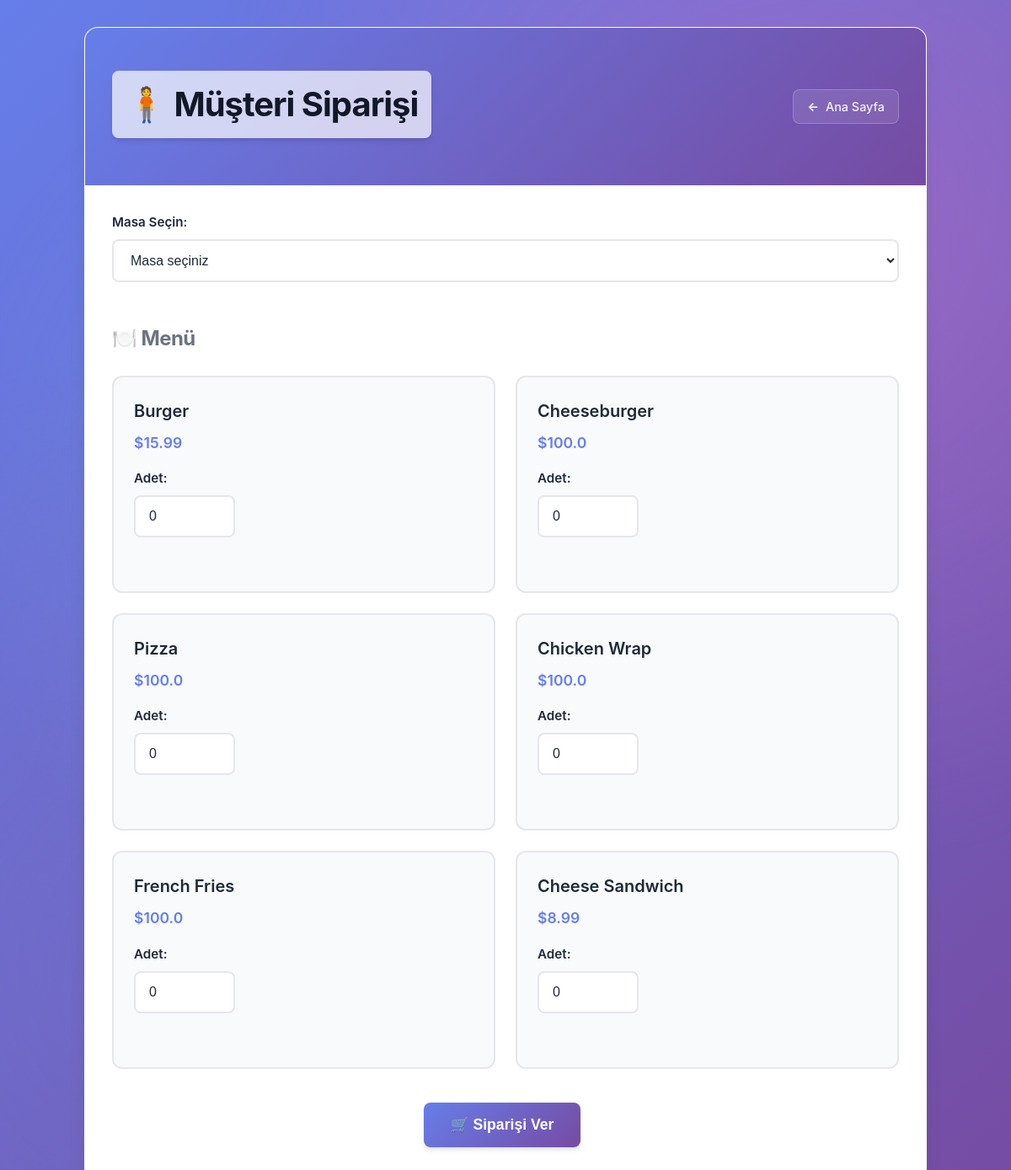
Before: /customer with the older database file.
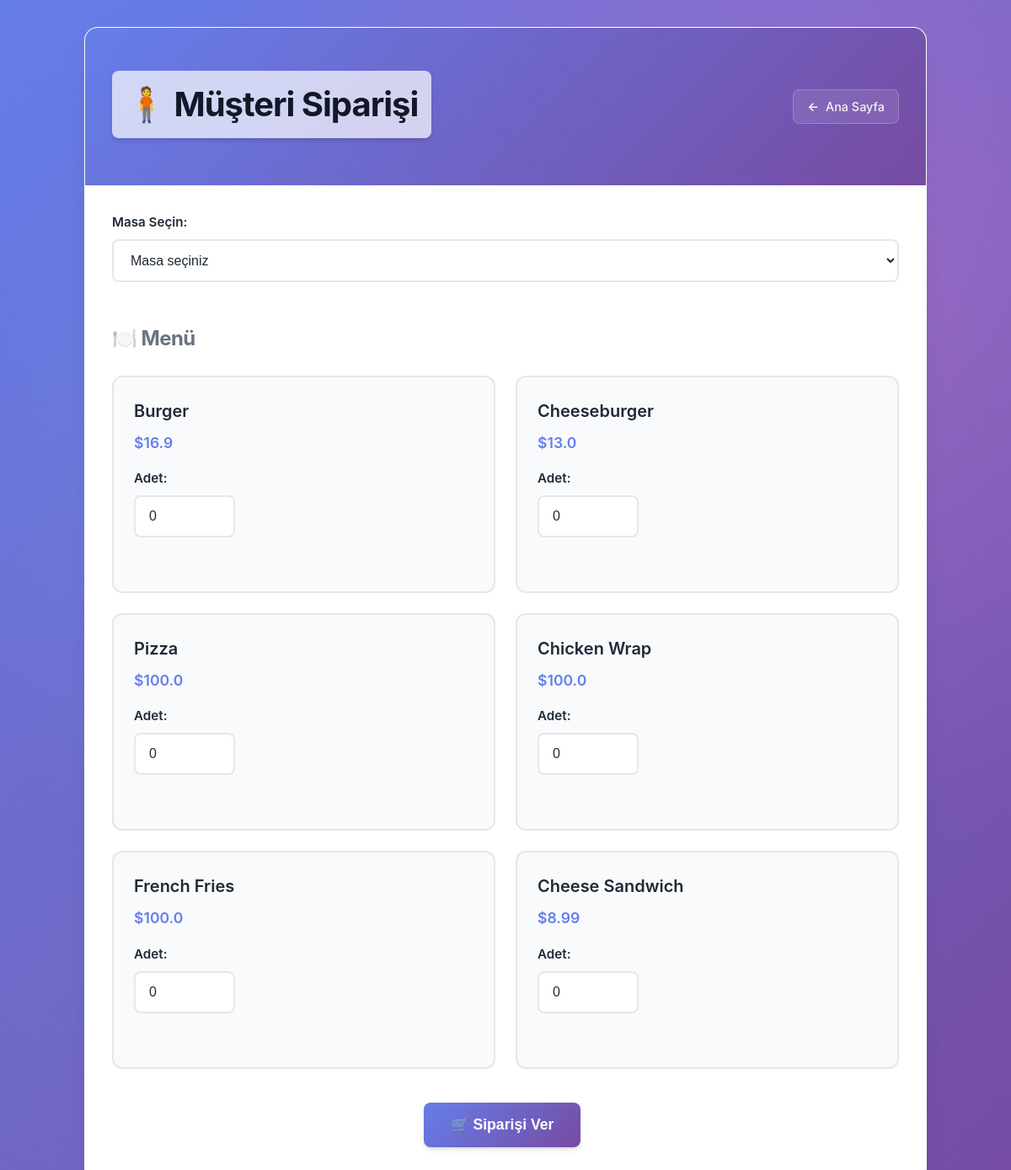
After: the same page with the newer database file.
### app/models.py (models this page shows)
class MenuItem(Base):
    __tablename__ = "menu_items"
    id = Column(Integer, primary_key=True)
    name = Column(String, unique=True, nullable=False)
    price = Column(Float, nullable=False)
    ingredients = relationship(
        "Ingredient",
        secondary=menuitem_ingredient_table,
        backref="menu_items"
    )

### main.py (the view)
@app.get("/customer", response_class=HTMLResponse)
def customer_get(request: Request):
    db = SessionLocal()
    menu = db.query(MenuItem).all()
    db.close()
    return templates.TemplateResponse("customer_order.html", {"request": request, "menu": menu})

### templates/customer_order.html (shortened to what this page needs)
<!DOCTYPE html>
<html lang="tr">
<head>
  <link rel="stylesheet" href="/static/style.css">
</head>
<body>
  <div class="container fade-in">
    <div class="nav-header">
      <h1>🧍 Müşteri Siparişi</h1>
      <div class="nav-controls">
        <a href="/" class="back">Ana Sayfa</a>
      </div>
    </div>
    <div style="padding: 2rem;">
      <form method="post">
        <div class="form-group">
          <label class="form-label">Masa Seçin:</label>
          <select name="table_number" required>
            <option value="">Masa seçiniz</option>
          </select>
        </div>
        <h3 style="margin: 2rem 0 1.5rem 0;">🍽️ Menü</h3>
        <div class="menu-grid">
          {% for item in menu %}
            <div class="menu-item">
              <div class="menu-item-name">{{ item.name }}</div>
              <div class="menu-item-price">${{ item.price }}</div>
              <div class="form-group">
                <label class="form-label">Adet:</label>
                <input type="number" name="quantity_{{ item.id }}" min="0" value="0"
                       style="max-width: 120px;" placeholder="0">
              </div>
            </div>
          {% endfor %}
        </div>
        <div style="text-align: center; margin-top: 2rem;">
          <button type="submit" class="btn" style="font-size: 1.1rem; padding: 1rem 2rem;">
            🛒 Siparişi Ver
          </button>
        </div>
      </form>
    </div>
  </div>
</body>
</html>

Changed rows visible on the page:
changed MenuItem "Burger": price "15.99" → "16.9"
changed MenuItem "Cheeseburger": price "100.0" → "13.0"
